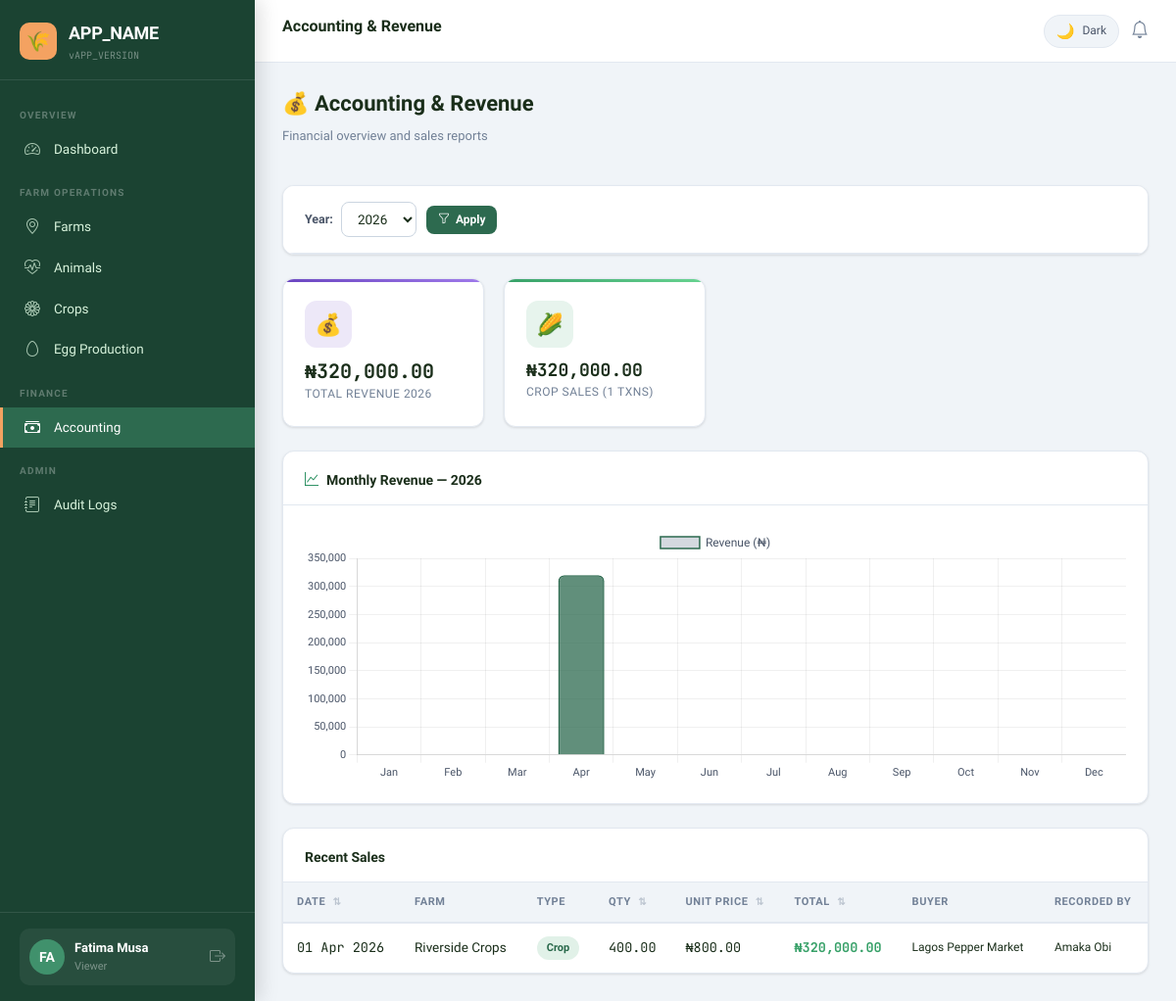
The page /modules/accounting/index.php (signed in) on the database its author committed.
### tables this page shows
CREATE TABLE `sales` (
  `id`           INT UNSIGNED NOT NULL AUTO_INCREMENT,
  `farm_id`      INT UNSIGNED NOT NULL,
  `entity_type`  ENUM('animal','crop','egg') NOT NULL,
  `entity_id`    INT UNSIGNED NOT NULL COMMENT 'ID from animals / crops / egg_production',
  `sale_date`    DATE NOT NULL,
  `quantity`     DECIMAL(10,2) NOT NULL,
  `unit_price`   DECIMAL(12,2) NOT NULL,
  `total_amount` DECIMAL(14,2) GENERATED ALWAYS AS (`quantity` * `unit_price`) STORED,
  `buyer_name`   VARCHAR(150) DEFAULT NULL,
  `notes`        TEXT DEFAULT NULL,
  `recorded_by`  INT UNSIGNED DEFAULT NULL,
  `created_at`   TIMESTAMP NOT NULL DEFAULT CURRENT_TIMESTAMP,
  PRIMARY KEY (`id`),
  INDEX `idx_sales_farm` (`farm_id`),
  INDEX `idx_sales_entity` (`entity_type`, `entity_id`),
  INDEX `idx_sales_date` (`sale_date`),
  CONSTRAINT `fk_sales_farm` FOREIGN KEY (`farm_id`) REFERENCES `farms` (`id`) ON DELETE CASCADE,
  CONSTRAINT `fk_sales_user` FOREIGN KEY (`recorded_by`) REFERENCES `users` (`id`) ON DELETE SET NULL
);

CREATE TABLE `farms` (
  `id`         INT UNSIGNED NOT NULL AUTO_INCREMENT,
  `name`       VARCHAR(150) NOT NULL,
  `state`      VARCHAR(100) NOT NULL,
  `city`       VARCHAR(100) NOT NULL,
  `type`       ENUM('crop','livestock','mixed','poultry','aquaculture','orchard') NOT NULL DEFAULT 'mixed',
  `size`       DECIMAL(10,2) NOT NULL COMMENT 'Size in hectares',
  `created_at` TIMESTAMP NOT NULL DEFAULT CURRENT_TIMESTAMP,
  `updated_at` TIMESTAMP NOT NULL DEFAULT CURRENT_TIMESTAMP ON UPDATE CURRENT_TIMESTAMP,
  PRIMARY KEY (`id`),
  INDEX `idx_farms_state` (`state`),
  INDEX `idx_farms_type` (`type`)
);

CREATE TABLE `users` (
  `id`                    INT UNSIGNED NOT NULL AUTO_INCREMENT,
  `name`                  VARCHAR(150) NOT NULL,
  `email`                 VARCHAR(255) NOT NULL,
  `password`              VARCHAR(255) NOT NULL COMMENT 'Bcrypt hashed',
  `role`                  ENUM('owner','manager','viewer') NOT NULL DEFAULT 'viewer',
  `farm_id`               INT UNSIGNED DEFAULT NULL COMMENT 'Primary farm assignment (NULL = all farms for owner)',
  `email_notifications`   TINYINT(1) NOT NULL DEFAULT 1,
  `theme_preference`      ENUM('light','dark') NOT NULL DEFAULT 'light',
  `last_login`            TIMESTAMP NULL DEFAULT NULL,
  `created_at`            TIMESTAMP NOT NULL DEFAULT CURRENT_TIMESTAMP,
  `updated_at`            TIMESTAMP NOT NULL DEFAULT CURRENT_TIMESTAMP ON UPDATE CURRENT_TIMESTAMP,
  PRIMARY KEY (`id`),
  UNIQUE KEY `uq_users_email` (`email`),
  INDEX `idx_users_role` (`role`),
  INDEX `idx_users_farm` (`farm_id`),
  CONSTRAINT `fk_users_farm` FOREIGN KEY (`farm_id`) REFERENCES `farms` (`id`) ON DELETE SET NULL
);

### core/auth.php (called while the page is built, shortened)
<?php
class Auth {
    public static function role(): string {
        return $_SESSION['user_role'] ?? 'viewer';
    }
}

### core/rbac_logger_helpers.php (called while the page is built, shortened)
<?php
class RBAC {
    public static function farmScope(): ?int {
        $role = Auth::role();
        return (int)($_SESSION['farm_id'] ?? 0);
    }
}
function money(float $amount): string {
    return '₦' . number_format($amount, 2);
}
function e(string $str): string {
    return htmlspecialchars($str, ENT_QUOTES, 'UTF-8');
}

### core/db.php (called while the page is built, shortened)
<?php
class DB {
    private static ?PDO $instance = null;
    public static function getInstance(): PDO {
        if (self::$instance === null) {
            $dsn = sprintf(
                'mysql:host=%s;dbname=%s;charset=%s',
                DB_HOST, DB_NAME, DB_CHARSET
            );
            $options = [
                PDO::ATTR_ERRMODE            => PDO::ERRMODE_EXCEPTION,
                PDO::ATTR_DEFAULT_FETCH_MODE => PDO::FETCH_ASSOC,
                PDO::ATTR_EMULATE_PREPARES   => false,
            ];
            try {
                self::$instance = new PDO($dsn, DB_USER, DB_PASS, $options);
            } catch (PDOException $e) {
                error_log('DB Connection failed: ' . $e->getMessage());
                die(json_encode(['error' => 'Database connection failed. Please contact support.']));
            }
        }
        return self::$instance;
    }
    public static function query(string $sql, array $params = []): PDOStatement {
        $stmt = self::getInstance()->prepare($sql);
        $stmt->execute($params);
        return $stmt;
    }
    public static function row(string $sql, array $params = []): ?array {
        $row = self::query($sql, $params)->fetch();
        return $row ?: null;
    }
    public static function rows(string $sql, array $params = []): array {
        return self::query($sql, $params)->fetchAll();
    }
}

### modules/accounting/index.php (the view, shortened to what this page needs)
<?php
require_once __DIR__ . '/../../core/db.php';
require_once __DIR__ . '/../../core/auth.php';
require_once __DIR__ . '/../../core/rbac_logger_helpers.php';
$scope      = RBAC::farmScope();
$farmFilter = $_GET['farm_id'] ?? '';
$year       = (int)($_GET['year'] ?? date('Y'));
$conditions = ["YEAR(sale_date) = ?"];
$params     = [$year];
if ($scope) { $conditions[] = "farm_id = ?"; $params[] = $scope; }
elseif ($farmFilter) { $conditions[] = "farm_id = ?"; $params[] = (int)$farmFilter; }
$sqlWhere = 'WHERE ' . implode(' AND ', $conditions);
$totalRevenue = DB::row("SELECT COALESCE(SUM(total_amount),0) AS total FROM sales $sqlWhere", $params)['total'];
$byType = DB::rows("SELECT entity_type, COALESCE(SUM(total_amount),0) AS total, COUNT(*) AS txn_count FROM sales $sqlWhere GROUP BY entity_type", $params);
$monthly = DB::rows("
    SELECT MONTH(sale_date) AS month_num, MONTHNAME(sale_date) AS month_name,
           COALESCE(SUM(total_amount),0) AS total, COUNT(*) AS txn_count
    FROM sales $sqlWhere GROUP BY month_num, month_name ORDER BY month_num
", $params);
$recentSales = DB::rows("
    SELECT s.*, f.name AS farm_name, u.name AS recorder
    FROM sales s
    JOIN farms f ON f.id = s.farm_id
    LEFT JOIN users u ON u.id = s.recorded_by
    " . str_replace('farm_id', 's.farm_id', $sqlWhere) . "
    ORDER BY s.sale_date DESC
    LIMIT 20
", $params);
$monthLabels = [];
$monthData   = [];
$monthMap    = [];
foreach ($monthly as $m) { $monthMap[$m['month_num']] = $m['total']; }
for ($i = 1; $i <= 12; $i++) {
    $monthLabels[] = date('M', mktime(0,0,0,$i,1));
    $monthData[]   = $monthMap[$i] ?? 0;
}
include __DIR__ . '/../../templates/header.php';
?>
<div class="ff-page-header">
  <div>
    <h2 class="ff-page-title">💰 Accounting & Revenue</h2>
    <p class="ff-page-subtitle">Financial overview and sales reports</p>
  </div>
</div>
<div class="ff-card mb-24">
  <form method="GET" class="ff-search-bar" style="flex-wrap:wrap;gap:10px;">
    <div style="display:flex;align-items:center;gap:8px;">
      <label class="ff-form-label" style="margin:0;">Year:</label>
      <select name="year" class="ff-form-control" style="width:auto;padding:8px 12px;">
        <?php for ($y = date('Y'); $y >= date('Y') - 4; $y--): ?>
        <option value="<?= $y ?>" <?= $year == $y ? 'selected' : '' ?>><?= $y ?></option>
        <?php endfor; ?>
      </select>
    </div>
    <button type="submit" class="ff-btn ff-btn-primary ff-btn-sm"><i class="bi bi-funnel"></i> Apply</button>
  </form>
</div>
<div class="grid-4 mb-24">
  <div class="stat-card purple">
    <div class="stat-icon purple">💰</div>
    <div class="stat-value" style="font-size:20px;"><?= money($totalRevenue) ?></div>
    <div class="stat-label">Total Revenue <?= $year ?></div>
  </div>
  <?php foreach ($byType as $bt):
    $icons = ['animal'=>'🐄','crop'=>'🌽','egg'=>'🥚'];
    $colors= ['animal'=>'blue','crop'=>'green','egg'=>'teal'];
    $ic = $icons[$bt['entity_type']] ?? '💵';
    $col= $colors[$bt['entity_type']] ?? 'orange';
  ?>
  <div class="stat-card <?= $col ?>">
    <div class="stat-icon <?= $col ?>"><?= $ic ?></div>
    <div class="stat-value" style="font-size:18px;"><?= money($bt['total']) ?></div>
    <div class="stat-label"><?= ucfirst($bt['entity_type']) ?> Sales (<?= $bt['txn_count'] ?> txns)</div>
  </div>
  <?php endforeach; ?>
</div>
<div class="ff-card mb-24">
  <div class="ff-card-header"><span class="ff-card-title"><i class="bi bi-graph-up me-2 text-success"></i>Monthly Revenue — <?= $year ?></span></div>
  <div class="ff-card-body">
    <div class="chart-container" style="height:260px;">
      <canvas id="monthlyChart"></canvas>
    </div>
  </div>
</div>
<div class="ff-card">
  <div class="ff-card-header"><span class="ff-card-title">Recent Sales</span></div>
  <div class="table-responsive">
    <table class="ff-table" id="salesTable">
      <thead>
        <tr>
          <th data-sortable>Date</th>
          <th>Farm</th>
          <th>Type</th>
          <th data-sortable>Qty</th>
          <th data-sortable>Unit Price</th>
          <th data-sortable>Total</th>
          <th>Buyer</th>
          <th>Recorded By</th>
        </tr>
      </thead>
      <tbody>
        <?php foreach ($recentSales as $s):
          $typeColors = ['animal'=>'blue','crop'=>'success','egg'=>'teal'];
          $tc = $typeColors[$s['entity_type']] ?? 'secondary';
        ?>
        <tr>
          <td class="text-mono"><?= date('d M Y', strtotime($s['sale_date'])) ?></td>
          <td><?= e($s['farm_name']) ?></td>
          <td><span class="ff-badge ff-badge-<?= $tc ?>"><?= e(ucfirst($s['entity_type'])) ?></span></td>
          <td class="text-mono"><?= number_format($s['quantity'], 2) ?></td>
          <td class="text-mono"><?= money($s['unit_price']) ?></td>
          <td class="text-mono" style="font-weight:700;color:var(--color-success);"><?= money($s['total_amount']) ?></td>
          <td style="font-size:12px;"><?= $s['buyer_name'] ? e($s['buyer_name']) : '—' ?></td>
          <td style="font-size:12px;"><?= e($s['recorder'] ?? 'System') ?></td>
        </tr>
        <?php endforeach; ?>
      </tbody>
    </table>
  </div>
</div>
<script>
const monthLabels = <?= json_encode($monthLabels) ?>;
const monthData   = <?= json_encode($monthData) ?>;
document.addEventListener('DOMContentLoaded', () => {
  TableSorter.init('salesTable');
  const c = ChartDefaults.getColors();
  new Chart(document.getElementById('monthlyChart'), {
    type: 'bar',
    data: {
      labels: monthLabels,
      datasets: [{
        label: 'Revenue (₦)',
        data: monthData,
        backgroundColor: monthData.map(v => v > 0 ? 'rgba(45,106,79,.75)' : 'rgba(113,128,150,.3)'),
        borderColor: '#2d6a4f',
        borderWidth: 1.5,
        borderRadius: 6,
      }]
    },
    options: {
      ...ChartDefaults.baseOptions(),
      plugins: {
        ...ChartDefaults.baseOptions().plugins,
        tooltip: {
          ...ChartDefaults.baseOptions().plugins.tooltip,
          callbacks: { label: ctx => '₦' + Number(ctx.raw).toLocaleString('en-NG') }
        }
      }
    }
  });
});
</script>
<?php include __DIR__ . '/../../templates/footer.php'; ?>

### rows shown on the page
sales: sale_date "01 Apr 2026", farm.name "Riverside Crops", entity_type "Crop", quantity "400.00", unit_price "₦800.00", total_amount "₦320,000.00", buyer_name "Lagos Pepper Market", recorded_by.name "Amaka Obi"

### other values the page prints
APP_NAME "APP_NAME"
APP_VERSION "APP_VERSION"
$initials "FA"
$user['name'] "Fatima Musa"
$user['role'] "Viewer"
$pageTitle "Accounting & Revenue"
money($totalRevenue) "₦320,000.00"
$year "2026"
$ic "🌽"
money($bt['total']) "₦320,000.00"
$bt['entity_type'] "CROP"
$bt['txn_count'] "1"
form field year "2026"
chart data {{ json_encode($monthLabels) }} ["Jan","Feb","Mar","Apr","May","Jun","Jul","Aug","Sep","Oct","Nov","Dec"]
chart data {{ json_encode($monthData) }} [0,0,0,"320000.00",0,0,0,0,0,0,0,0]
